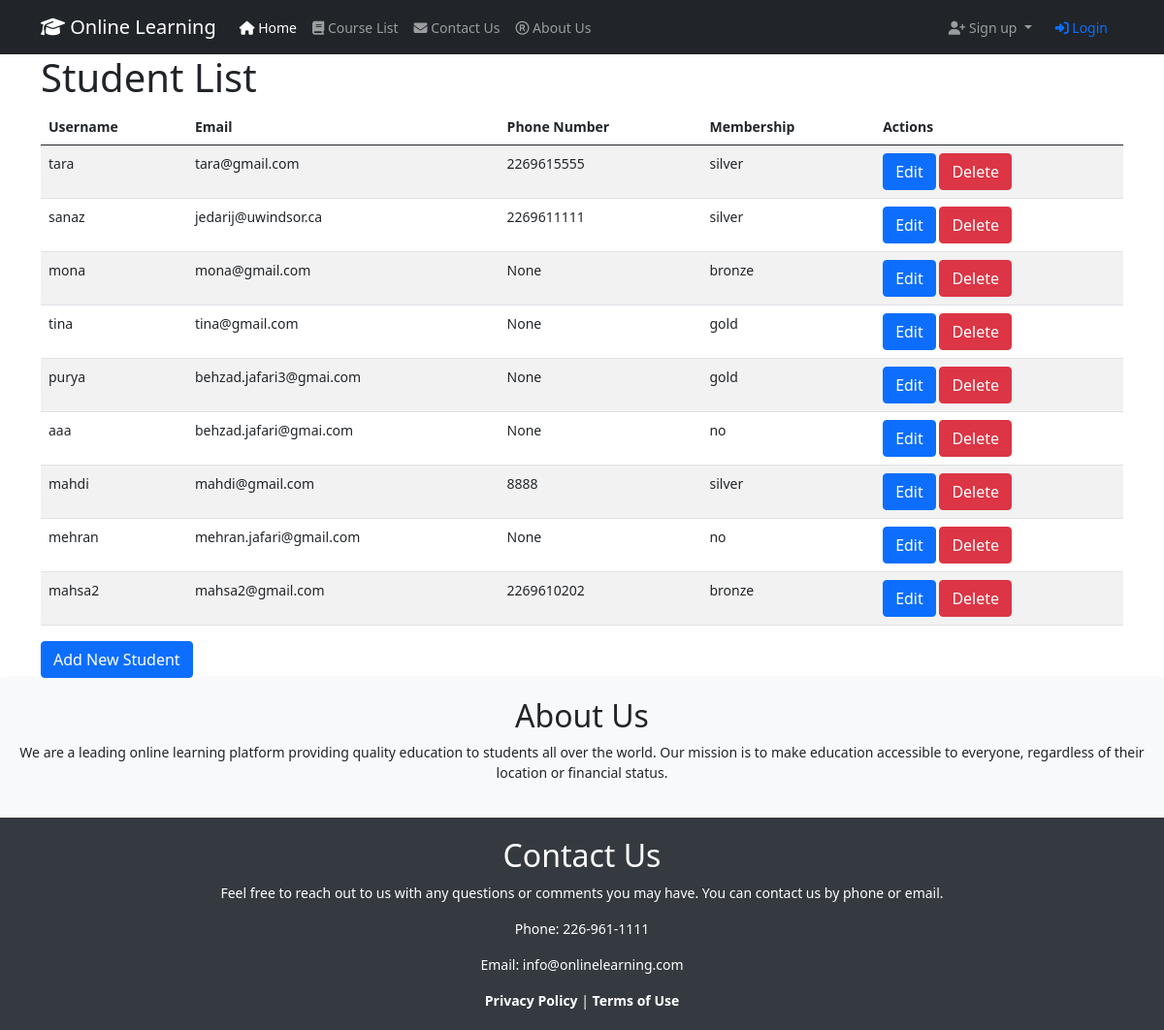
/students/, run on an earlier commit of the app's database.
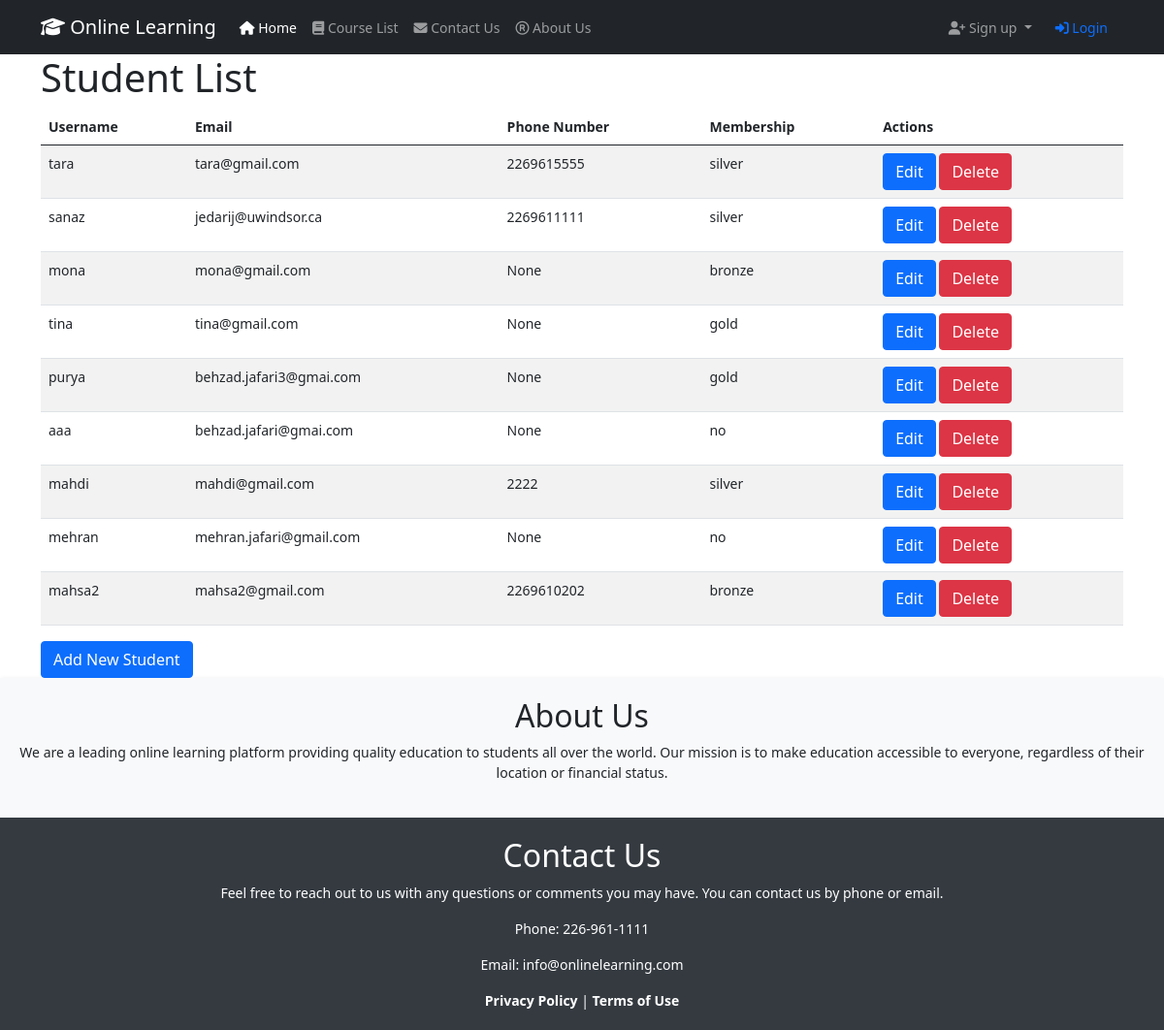
And on a later commit of the database.
### WhiteboardApp/models.py (models this page shows, shortened)
class Student(models.Model):
    user = models.OneToOneField(User, on_delete=models.CASCADE, related_name='student')
    profile_picture = models.ImageField(upload_to='profile_pictures/', null=True, blank=True)
    bio = models.TextField(blank=True)
    date_of_birth = models.DateField(null=True, blank=True)
    address = models.CharField(max_length=255, blank=True)
    website = models.URLField(blank=True)
    phone_number = models.CharField(max_length=15, null=True, blank=True)
    courses_enrolled = models.ManyToManyField(Course, through='Enrollment')
    membership = models.ForeignKey(Membership, on_delete=models.SET_NULL, null=True, default=0)
    additional_data = models.JSONField(blank=True, null=True)
    class Meta:
        db_table = 'WhiteboardApp_student'
        verbose_name = 'student'
        verbose_name_plural = 'students'

class Membership(models.Model):
    MEMBERSHIP_CHOICES = (
        ('no', 'No-Membership'),
        ('gold', 'Gold'),
        ('silver', 'Silver'),
        ('bronze', 'Bronze'),
    )
    name = models.CharField(max_length=100, choices=MEMBERSHIP_CHOICES)
    description = models.TextField()
    price = models.DecimalField(max_digits=8, decimal_places=2)
    benefits = models.TextField()

### WhiteboardApp/views.py (the view)
# urls.py: path('students/', views.student_list, name='student-list'),
def student_list(request):
    students = Student.objects.all()
    return render(request, 'StudentTemplates/student_list.html', {'students': students})

### templates/StudentTemplates/student_list.html (shortened to what this page needs)
{% extends 'base.html' %}
{% block content %}
  <h1>Student List</h1>
      <table class="table table-striped table-hover">
    <thead>
      <tr>
        <th>Username</th>
        <th>Email</th>
        <th>Phone Number</th>
        <th>Membership</th>
        <th>Actions</th>
      </tr>
    </thead>
    <tbody>
      {% for student in students %}
      <tr>
        <td>{{ student.user.username}}</td>
        <td>{{ student.user.email }}</td>
        <td>{{ student.phone_number }}</td>
        <td>{{ student.membership.name }}</td>
        <td>
            <a href="{% url 'WhiteboardApp:student-update' student.pk %}" class="btn btn-primary">Edit</a>
            <a href="{% url 'WhiteboardApp:student-update' student.pk %}" class="btn btn-danger">Delete</a>
        </td>
      </tr>
      {% endfor %}
    </tbody>
  </table>
  <a href="{% url 'WhiteboardApp:student-create' %}" class="btn btn-primary">Add New Student</a>
{% endblock %}

What changed in the data, as far as the page shows it:
changed Student "mahdi": phone_number "8888" → "2222"
